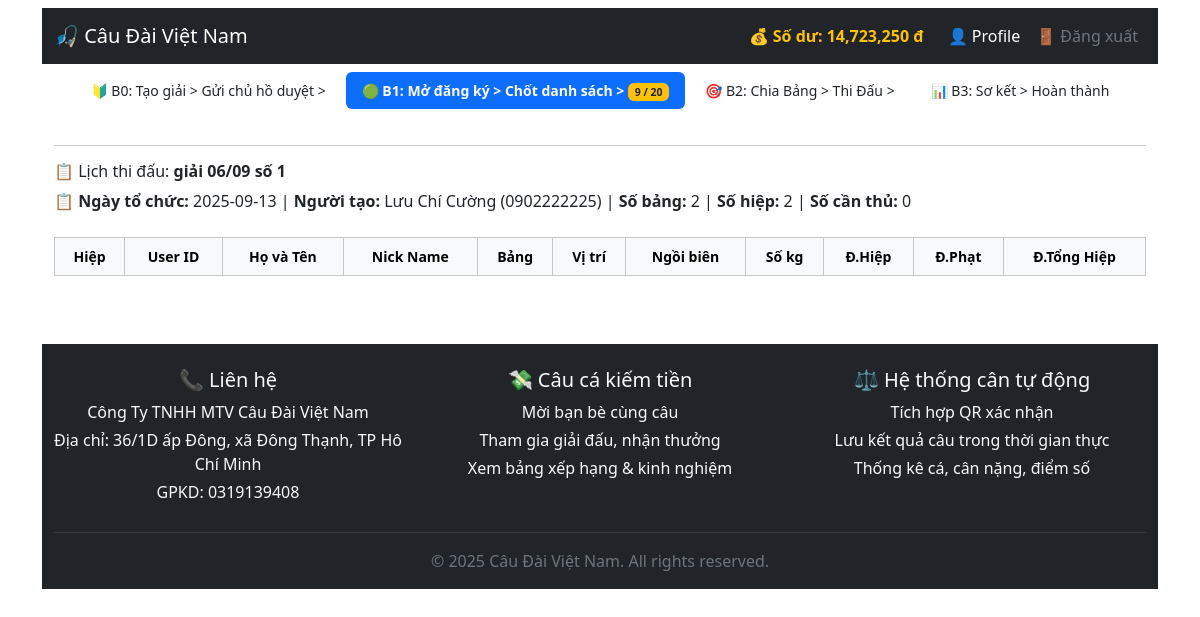
Page /cauca/canthu/giai/my_giai_detail_step_2.php?id=50 (signed in) on the committed database.
### tables this page shows
CREATE TABLE `users` (
  `id` int NOT NULL,
  `user_code` varchar(40) DEFAULT NULL,
  `phone` varchar(12) DEFAULT NULL,
  `password` varchar(255) NOT NULL,
  `nickname` varchar(30) DEFAULT 'Nick name...',
  `email` varchar(100) DEFAULT 'Email...',
  `vai_tro` enum('admin','moderator','canthu','chuho','guest') NOT NULL DEFAULT 'canthu',
  `full_name` varchar(100) DEFAULT 'Họ và Tên...',
  `bank_account` varchar(50) DEFAULT 'Số tài khoản...',
  `bank_info` enum('970436-Vietcombank','970415-VietinBank','970418-BIDV','970405-Agribank','970407-Techcombank','970422-MBbank','970423-TPBank','970403-Sacombank','970432-VPBank','970416-ACB') DEFAULT NULL,
  `qr_image_path` varchar(255) DEFAULT NULL,
  `CCCD_number` varchar(20) DEFAULT 'Số CCCD...',
  `balance` decimal(12,2) DEFAULT '100000.00',
  `balance_ref` decimal(12,2) DEFAULT '50000.00',
  `ref_code` varchar(20) DEFAULT '0935192079',
  `user_exp` int DEFAULT '10',
  `cnt_ho` int NOT NULL DEFAULT '0',
  `cnt_xa` int NOT NULL DEFAULT '0',
  `cnt_giai` int NOT NULL DEFAULT '0',
  `cnt_game` int NOT NULL DEFAULT '0',
  `user_lever` int DEFAULT '1',
  `user_note` varchar(200) DEFAULT 'Ghi chú user...',
  `review_status` enum('yes','no') DEFAULT 'yes',
  `created_at` datetime DEFAULT CURRENT_TIMESTAMP,
  `status` enum('Chưa xác minh','Đã xác minh','Tạm dừng','banned') NOT NULL DEFAULT 'Chưa xác minh'
);

CREATE TABLE `giai_list` (
  `id` int NOT NULL,
  `giai_code` varchar(40) DEFAULT NULL,
  `ho_cau_id` int NOT NULL,
  `chuho_id` int DEFAULT NULL,
  `creator_id` int NOT NULL,
  `hinh_thuc_id` int NOT NULL,
  `ten_giai` varchar(255) NOT NULL,
  `so_luong_can_thu` int NOT NULL,
  `so_bang` int DEFAULT '0',
  `so_hiep` int DEFAULT '1',
  `thoi_luong_phut_hiep` int DEFAULT '60',
  `ngay_to_chuc` date NOT NULL,
  `gio_bat_dau` time NOT NULL,
  `thoi_gian_dong_dang_ky` datetime NOT NULL,
  `tien_cuoc` int DEFAULT '0',
  `phi_giai` int DEFAULT '0',
  `phi_ho` int DEFAULT '0',
  `luat_choi` text,
  `status` enum('dang_cho_xac_nhan','dang_mo_dang_ky','chot_xong_danh_sach','dang_dau_hiep_1','dang_dau_hiep_2','dang_dau_hiep_3','dang_dau_hiep_4','so_ket_giai','hoan_tat_giai','huy_giai','chuyen_chu_ho_duyet','dang_dau_hiep_5','dang_dau_hiep_6','') DEFAULT 'dang_cho_xac_nhan',
  `created_at` timestamp NULL DEFAULT CURRENT_TIMESTAMP,
  `min_user_exp` int DEFAULT '0',
  `min_user_level` int DEFAULT '0',
  `quy_tac_xoay_tu_chon` varchar(2000) DEFAULT '0' COMMENT 'Lưu JSON xoay bảng tùy chỉnh nếu chọn custom'
);

### cauca/canthu/giai/my_giai_detail_step_2.php (the view, shortened to what this page needs)
<?php
require_once '../../../connect.php';
require_once '../../../includes/header.php';
$giai_id = isset($_GET['id']) ? (int)$_GET['id'] : 0;
$stmt = $pdo->prepare("SELECT g.*, u.full_name, u.phone FROM giai_list g JOIN users u ON g.creator_id = u.id WHERE g.id = ?");
$stmt->execute([$giai_id]);
$giai = $stmt->fetch();
$stmt = $pdo->prepare("SELECT COUNT(DISTINCT user_id) FROM giai_schedule WHERE giai_id = ?");
$stmt->execute([$giai_id]);
$so_can_thu = $stmt->fetchColumn();
?>
<html>
<head>
  <link href="https://cdn.jsdelivr.net/npm/bootstrap@5.3.2/dist/css/bootstrap.min.css" rel="stylesheet">
</head>
<body class="container mt-2">
  <div class="d-flex justify-content-center mt-2"> <?php include '../../../includes/giai_menu_status.php'; ?></div>
  <div class="container py-1">
    <hr>
    <h6 class="mt-0">📋 Lịch thi đấu: <strong><?= htmlspecialchars($giai['ten_giai']) ?></strong></h6>
    <p>📋
      <strong>Ngày tổ chức:</strong> <?= $giai['ngay_to_chuc'] ?> |
      <strong>Người tạo:</strong> <?= htmlspecialchars($giai['full_name']) ?> (<?= $giai['phone'] ?>) |
      <strong>Số bảng:</strong> <?= $giai['so_bang'] ?> |
      <strong>Số hiệp:</strong> <?= $giai['so_hiep'] ?> |
      <strong>Số cần thủ:</strong> <?= $so_can_thu ?>
    </p>
    <div class="table-responsive mt-2">
      <table class="table table-bordered">
        <thead class="table-light">
          <tr>
            <th>Hiệp</th>
            <th>User ID</th>
            <th>Họ và Tên</th>
            <th>Nick Name</th>
            <th>Bảng</th>
            <th>Vị trí</th>
            <th>Ngồi biên</th>
            <th>Số kg</th>
            <th>Đ.Hiệp</th>
            <th>Đ.Phạt</th>
            <th>Đ.Tổng Hiệp</th>
          </tr>
        </thead>
      </table>
    </div>
  </div>
</body>
</html>
<?php require_once '../../../includes/footer.php'; ?>

### includes/header.php (shortened to what this page needs)
<?php
require_once __DIR__ . '/../connect.php';
$user = $_SESSION['user'] ?? null;
$isLoggedIn = $user !== null;
$vai_tro = $user['vai_tro'] ?? null;
$user_id = $user['id'] ?? null;
?>
<!DOCTYPE html>
<html lang="vi">
<head>
<link href="https://cdn.jsdelivr.net/npm/bootstrap@5.3.3/dist/css/bootstrap.min.css" rel="stylesheet">
</head>
<body>
<nav class="navbar navbar-expand-lg navbar-dark bg-dark">
    <div class="container-fluid">
<a class="navbar-brand" href="/index.php">🎣 Câu Đài Việt Nam</a>
        <div class="collapse navbar-collapse" id="navbarNav">
            <?php if ($isLoggedIn && in_array($vai_tro, ['canthu', 'chuho'])): ?>
                <?php
                    $stmt = $pdo->prepare("SELECT balance FROM users WHERE id = :id");
                    $stmt->execute(['id' => $user_id]);
                    $u = $stmt->fetch(PDO::FETCH_ASSOC);
                    $so_du = isset($u['balance']) ? (float)$u['balance'] : 0;
                    $balance_link = ($vai_tro === 'canthu')
                        ? '/cauca/canthu/balance.php'
                        : '/cauca/chuho/balance.php';
                ?>
                <div class="me-3 text-white">
                    <a href="<?= $balance_link ?>" class="text-decoration-none text-warning fw-bold">
                        💰 Số dư: <?= number_format($so_du) ?> đ
                    </a>
                </div>
            <?php endif; ?>
<ul class="navbar-nav">
    <?php if ($isLoggedIn): ?>
        <li class="nav-item">
            <?php
                $profile_link = '/';
                if ($vai_tro === 'canthu') {
                    $profile_link = '/cauca/canthu/profile.php';
                } elseif ($vai_tro === 'chuho') {
                    $profile_link = '/cauca/chuho/profile.php';
                }
            ?>
            <a class="nav-link text-white" href="<?= $profile_link ?>">👤 Profile</a>
        </li>
        <li class="nav-item">
            <a class="nav-link text-secondary" href="/auth/logout.php">🚪 Đăng xuất</a>
        </li>
    <?php else: ?>
        <li class="nav-item"><a class="nav-link" href="/auth/login.php">Đăng nhập</a></li>
    <?php endif; ?>
</ul>
        </div>
    </div>
</nav>

### includes/giai_menu_status.php (shortened to what this page needs)
<?php
$giai_id = $giai['id'];
$current_status = $giai['status'] ?? '';
$so_luong_can_thu = (int)($giai['so_luong_can_thu'] ?? 0);
$stmt = $pdo->prepare("SELECT COUNT(*) FROM giai_user WHERE giai_id = ?");
$stmt->execute([$giai_id]);
$so_can_thu_dk = (int) $stmt->fetchColumn();
switch ($giai['so_hiep']) {
  case 2:
	$link_step2 = "my_giai_detail_step_2.php?id={$giai_id}";
	$link_step3 = "my_giai_detail_step_3.php?id={$giai_id}";
    break;
}
function activeClass($statusKeys, $current) {
    if (is_array($statusKeys)) {
        return in_array($current, $statusKeys) ? 'active fw-bold text-white bg-primary' : 'text-dark';
    } else {
        return $statusKeys === $current ? 'active fw-bold text-white bg-primary' : 'text-dark';
    }
}
?>
<ul class="nav nav-pills mb-3 gap-1 flex-wrap" style="font-size: 14px;">
  <li class="nav-item" title="Bước đầu: Tạo giải và nhập thông tin">
    <a class="nav-link <?= activeClass(['dang_cho_xac_nhan', 'chuyen_chu_ho_duyet'], $current_status) ?>"
       href="my_giai_detail.php?id=<?= $giai_id ?>">
      🔰 B0: Tạo giải > Gửi chủ hồ duyệt >
    </a>
  </li>
  <li class="nav-item" title="Bước 1: Đăng ký và chốt danh sách">
    <a class="nav-link <?= activeClass(['dang_mo_dang_ky'], $current_status) ?>" href="my_giai_detail_step_1.php?id=<?= $giai_id ?>">
      🟢 B1: Mở đăng ký > Chốt danh sách >
      <span class="badge bg-warning text-dark"><?= $so_can_thu_dk ?> / <?= $so_luong_can_thu ?></span>
    </a>
  </li>
    <li class="nav-item" title="Bước 2: Thi đấu và thêm, sửa điểm">
    <a class="nav-link <?= activeClass(['chot_xong_danh_sach', 'dang_dau_hiep_1', 'dang_dau_hiep_2', 'dang_dau_hiep_3', 'dang_dau_hiep_4'], $current_status) ?>"
		href=<?= $link_step2 ?>>
		🎯 B2: Chia Bảng > Thi Đấu >
    </a>
	</li>
  <li class="nav-item" title="Bước 3: Hoàn thành và Bảo lưu kết quả">
  		<a class="nav-link <?= activeClass(['so_ket_giai','hoan_tat_giai'], $current_status) ?>"
			href=<?= $link_step3 ?>>
			📊 B3: Sơ kết > Hoàn thành
		</a>
  </li>
</ul>

### cauca/canthu/giai/my_giai_detail_step_2.php (style rules this page uses)
table th, table td { text-align: center; vertical-align: middle; font-size: 14px; }

### rows in the picture
users: balance "14,723,250"
giai_list: so_luong_can_thu "20", ten_giai "giải 06/09 số 1", ngay_to_chuc "2025-09-13", creator.full_name "Lưu Chí Cường", creator.phone "0902222225", so_bang "2", so_hiep "2"

### other values in the picture
$so_can_thu_dk "9"
$so_can_thu "0"
